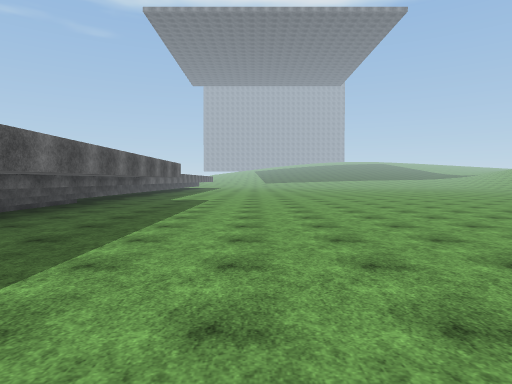
[1] (above)

24 first-person views from a walk through a scene from a Unity 3-D project. The camera is 1.5 m above the floor, tilts 2° down and sees 75° across. The floor is counted in squares, 2 m on a side. Each view is taken from the middle of a square. On the plan, view 1 faces up. The plan holds only what a view shows up to about 11 squares ahead; the rest is blank. The place goes on beyond the plan. Some surface patterns are stand-ins.

[2]
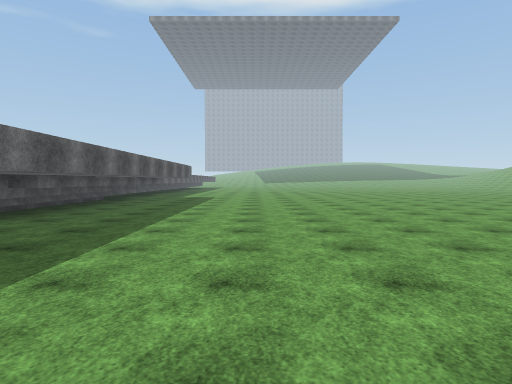

[3]
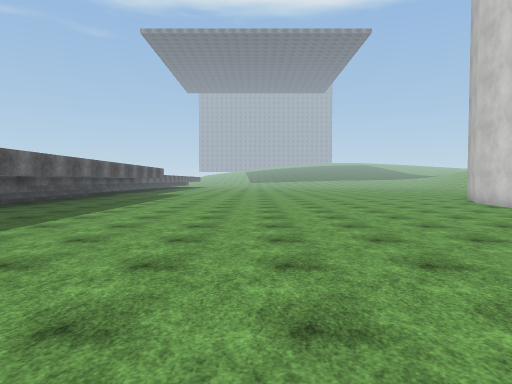

[4]
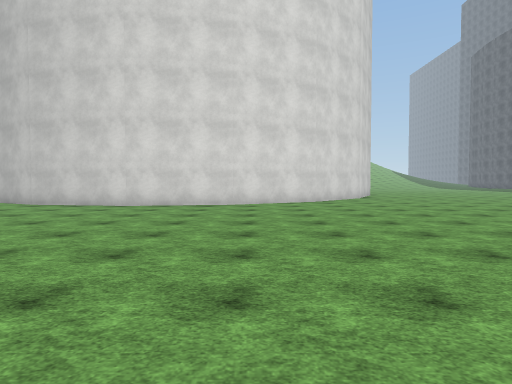

[5]
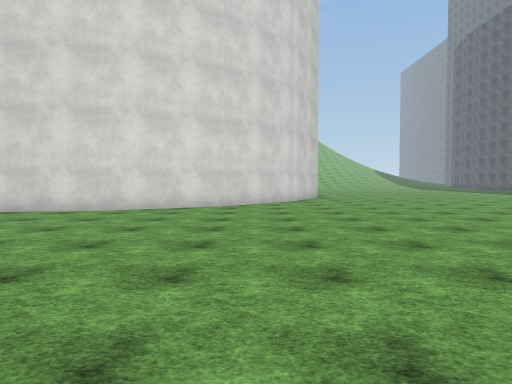

[6]
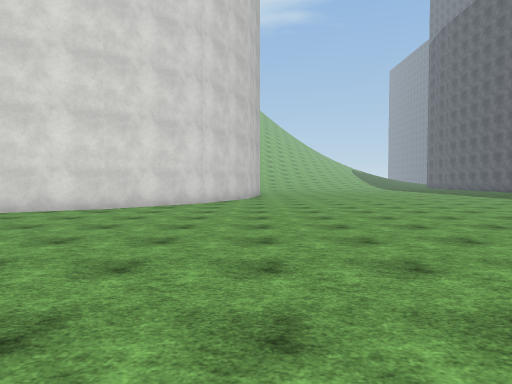

[7]
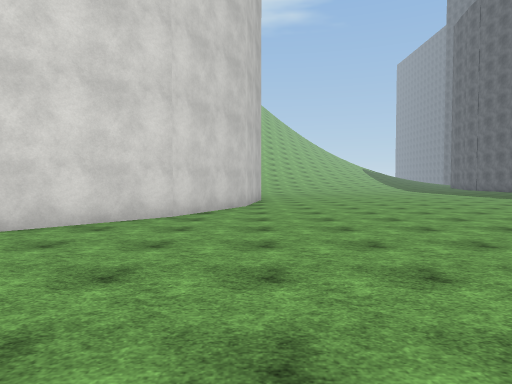

[8]
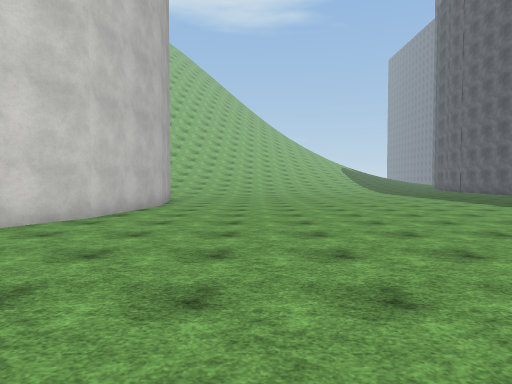

[9]
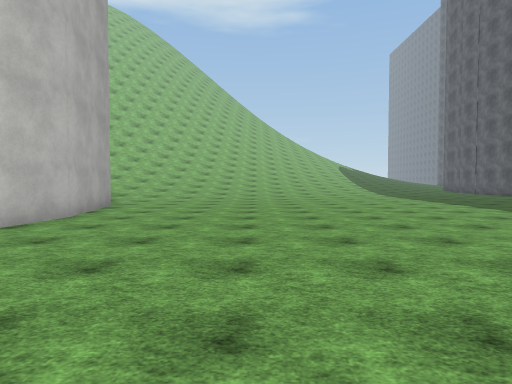

[10]
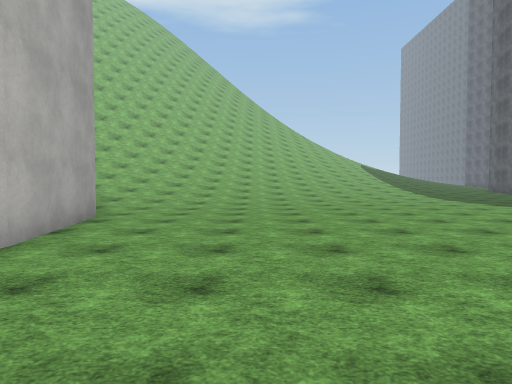

[11]
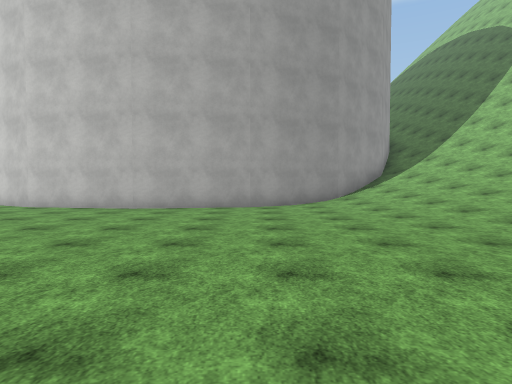

[12]
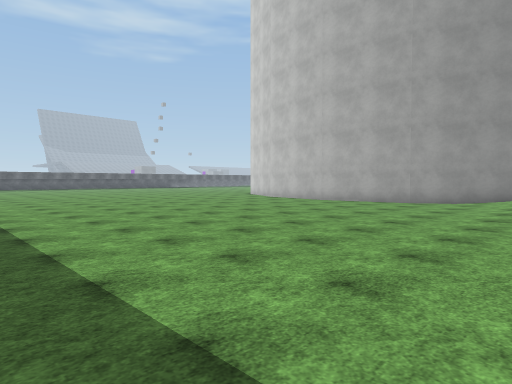

[13]
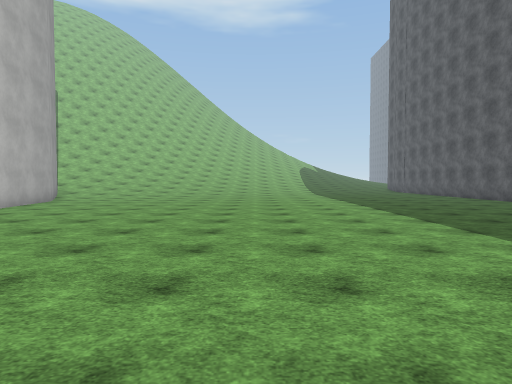

[14]
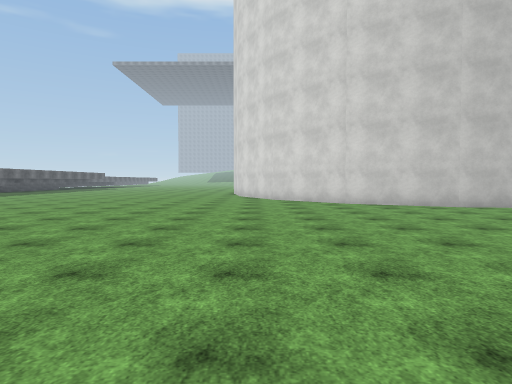

[15]
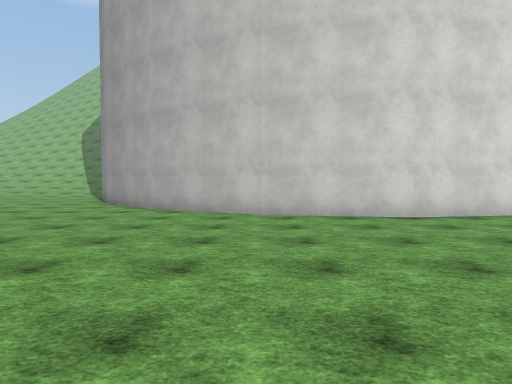

[16]
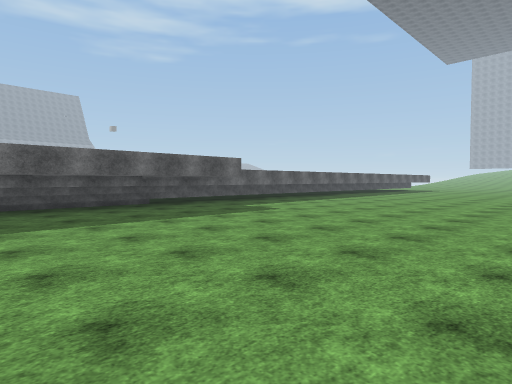

[17]
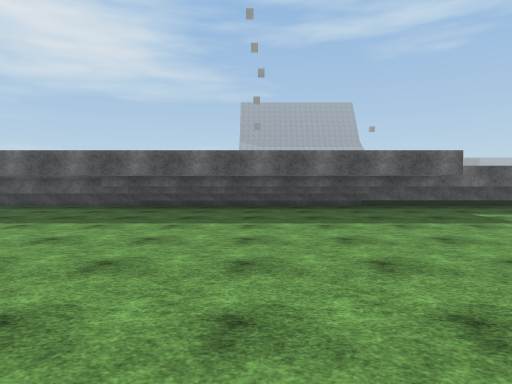

[18]
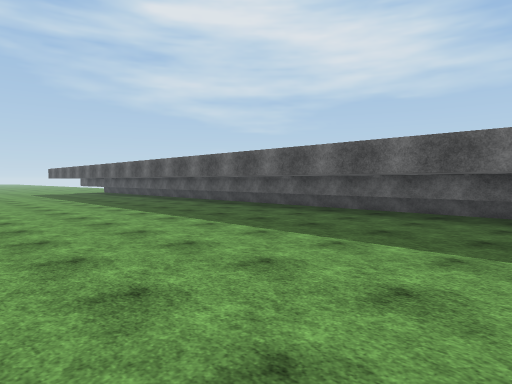

[19]
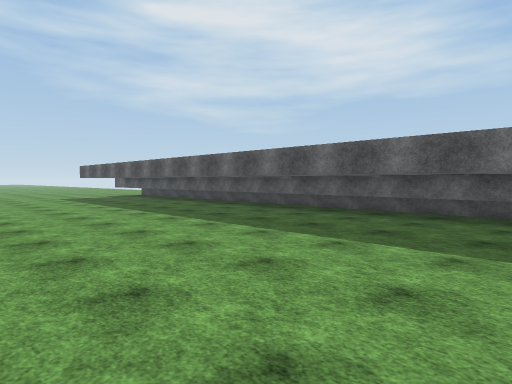

[20]
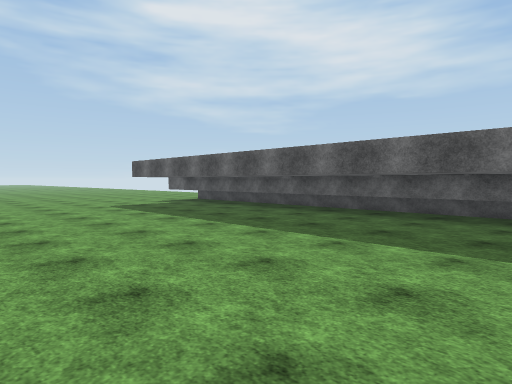

[21]
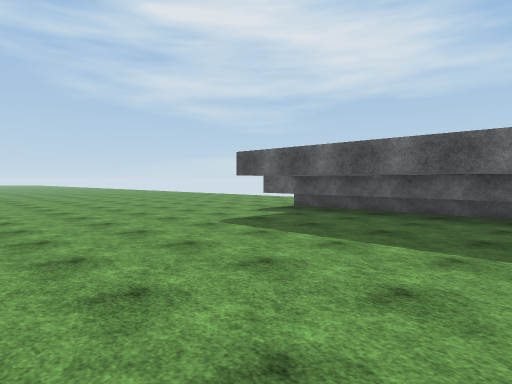

[22]
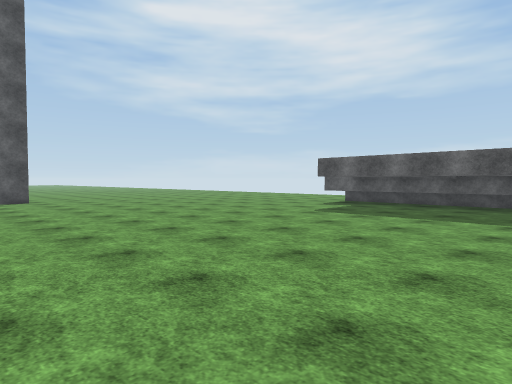

[23]
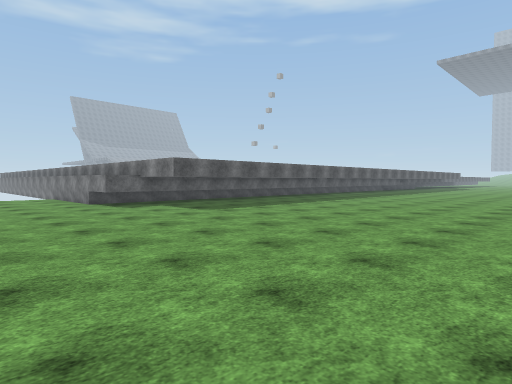

[24]
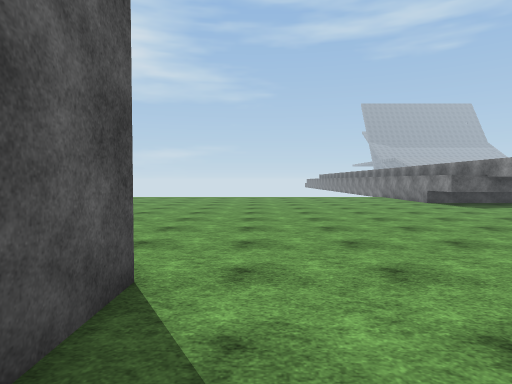

### Floor plan
Points are (right, up) in squares from view 1. A wall is a line through its corners. A room is listed if a view was taken in it or the views show most of it. See-through windows are left out.
Room 1 (views 1, 2, 3, 4, 5, 6, 7, 8, 9, 10, 11, 12, 13, 14, 15, 16, 17, 18, 19, 20, 21, 22, 23, 24)
walls: (2.5, -22.9) (3.9, -22.9); (24.9, -5) (24.6, -5.3) (21.8, -6.7) (18.8, -7.2) (15.7, -6.7) (12.9, -5.3) (10.7, -3.1) (9.2, -0.3) (8.8, 2.8) (9.2, 5.9) (10.7, 8.7) (12.9, 10.9); (-4.6, 11.2) (-4.6, -16.3) (-6.5, -16.3); (-4.1, 11.5) (-4.1, 4.2) (-4.8, 4.2); (-5.4, 11.5) (-5.4, 4.2)

Where each view was taken, in squares from view 1:
view 1: 0 up, 0 right, facing up
view 2: 2 down, 0 right, facing up
view 3: 5 down, 2 right, facing up
view 4: 1 down, 1 left, facing right
view 5: 4 down, 1 right, facing right
view 6: 7 down, 2 right, facing right
view 7: 7 down, 6 right, facing right
view 8: 10 down, 9 right, facing right
view 9: 11 down, 12 right, facing right
view 10: 10 down, 15 right, facing right
view 11: 16 down, 22 right, facing up
view 12: 18 down, 26 right, facing up-left
view 13: 14 down, 10 right, facing right
view 14: 16 down, 10 right, facing up
view 15: 6 up, 2 right, facing right
view 16: 6 up, 4 right, facing up-left
view 17: 8 up, 4 right, facing left
view 18: 5 up, 2 right, facing down-left
view 19: 0 up, 2 right, facing down-left
view 20: 5 down, 2 right, facing down-left
view 21: 10 down, 2 right, facing down-left
view 22: 10 down, 5 right, facing down-left
view 23: 20 down, 5 right, facing up-left
view 24: 22 down, 5 right, facing left
